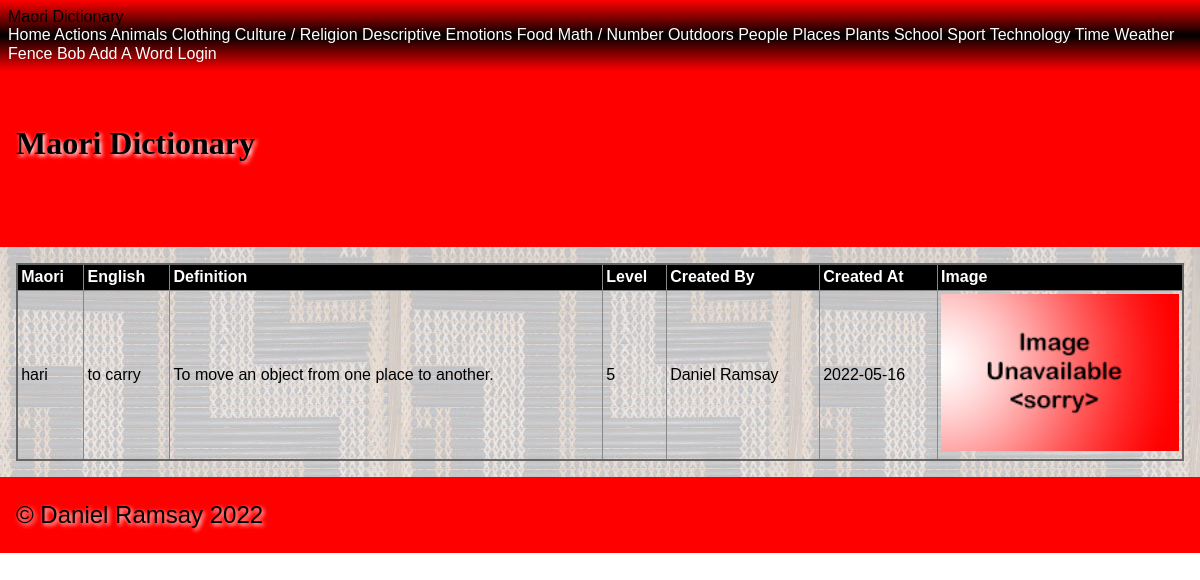
Page /category/actions/hari on the committed database.
### tables this page shows
CREATE TABLE "maori_words"
(
    id             integer
        primary key autoincrement,
    english_name   varchar(60),
    created_by     integer      not null
        constraint maori_words_people_id_fk
            references people
            on update restrict on delete restrict,
    created_at     datetime,
    maori_name     varchar(60)  not null,
    category       varchar(60),
    level          integer      not null,
    definition     varchar(200) not null,
    image_filename varchar(60)
);

CREATE TABLE "people"
(
    id         integer not null
        primary key autoincrement,
    first_name varchar(30),
    last_name  varchar(30),
    type       varchar(30),
    email      varchar(120),
    password   varchar(120)
);

### app.py (the view, shortened to what this page needs)
@app.route('/category/<category_name>/<maori_word>', methods=['GET', 'POST'])
def site_word(category_name, maori_word):
    query = "SELECT maori_name, english_name, definition, level, created_at, image_filename, maori_words.id, people.first_name, people.last_name \
            FROM maori_words JOIN people ON maori_words.created_by = people.id WHERE lower(maori_name) = ? and lower(category) = ?"
    con = create_connection(DATABASE)
    cur = con.cursor()
    cur.execute(query, (maori_word.lower(), category_name.lower()))
    maori_names = cur.fetchall()
    con.close()
    print(maori_names)
    if request.method == 'POST' and request.form.get('submit') == "Delete Word":
        return redirect('/confirm_delete_word')
    return render_template("word.html", logged_in=is_logged_in(), categories=get_categories(), category_name=category_name, maori_names=maori_names, is_a_teacher=is_a_teacher())

### app.py (called while the page is built)
def create_connection(db_file):
    try:
        connection = sqlite3.connect(db_file)
        return connection
    except Error as e:
        print(e)
    return None

def is_logged_in():
    if session.get("email") is None:
        print("not logged in")
        return False
    else:
        print("logged in")
        return True

def is_a_teacher():
    print('running')
    if session.get("type") == 'teacher':
        print("is teacher")
        return True
    else:
        print("is not teacher")
        return False

def get_categories():
    query = "SELECT distinct lower(category) FROM maori_words"
    con = create_connection(DATABASE)
    cur = con.cursor()
    cur.execute(query)
    category_list = cur.fetchall()
    con.close()
    return category_list

### templates/word.html (shortened to what this page needs)
{% extends 'base.html' %}
{% block main %}
<table>
    <tr>
        <th>Maori</th>
        <th>English</th>
        <th>Definition</th>
        <th>Level</th>
        <th>Created By</th>
        <th>Created At</th>
        <th>Image</th>
    </tr>
    <tr>
        <td>{{ maori_names[0][0] }}</td>
        <td>{{ maori_names[0][1] }}</td>
        <td>{{ maori_names[0][2] }}</td>
        <td>{{ maori_names[0][3] }}</td>
        <td>{{ maori_names[0][7]}} {{ maori_names[0][8]}} </td>
        <td>{{ maori_names[0][4] }}</td>
        {% if maori_names[0][5] %}
            <td><img src='/static/images/{{ maori_names[0][5] }}'></td>
        {% else %}
            <td><img src='/static/images/noimage.png'></td>
        {% endif %}
    </tr>
</table>
{% endblock %}

### static/style.css (style rules this page uses)
* { font-family: Comfortaa, sans-serif; margin: 0; padding: 0; box-sizing: border-box; }
img { width: 100%; }
table { width: 100%; border: 2px solid #666; border-collapse: collapse; }
th, td { border: 1px solid #888; padding: 0.2rem; text-align: left; }
th { background-color: #000; color: #fff; }

### rows in the picture
maori_words: maori_name "hari", english_name "to carry", definition "To move an object from one place to another.", level "5", created_at "2022-05-16"
people: first_name "Daniel", last_name "Ramsay"

### other values in the picture
{{ category[0].title() }} "Actions" "Animals" "Clothing" "Culture / Religion" "Descriptive" "Emotions" "Food" "Math / Number" "Outdoors" "People" "Places" "Plants" "School" "Sport" "Technology" "Time" "Weather" "Fence" "Bob"
